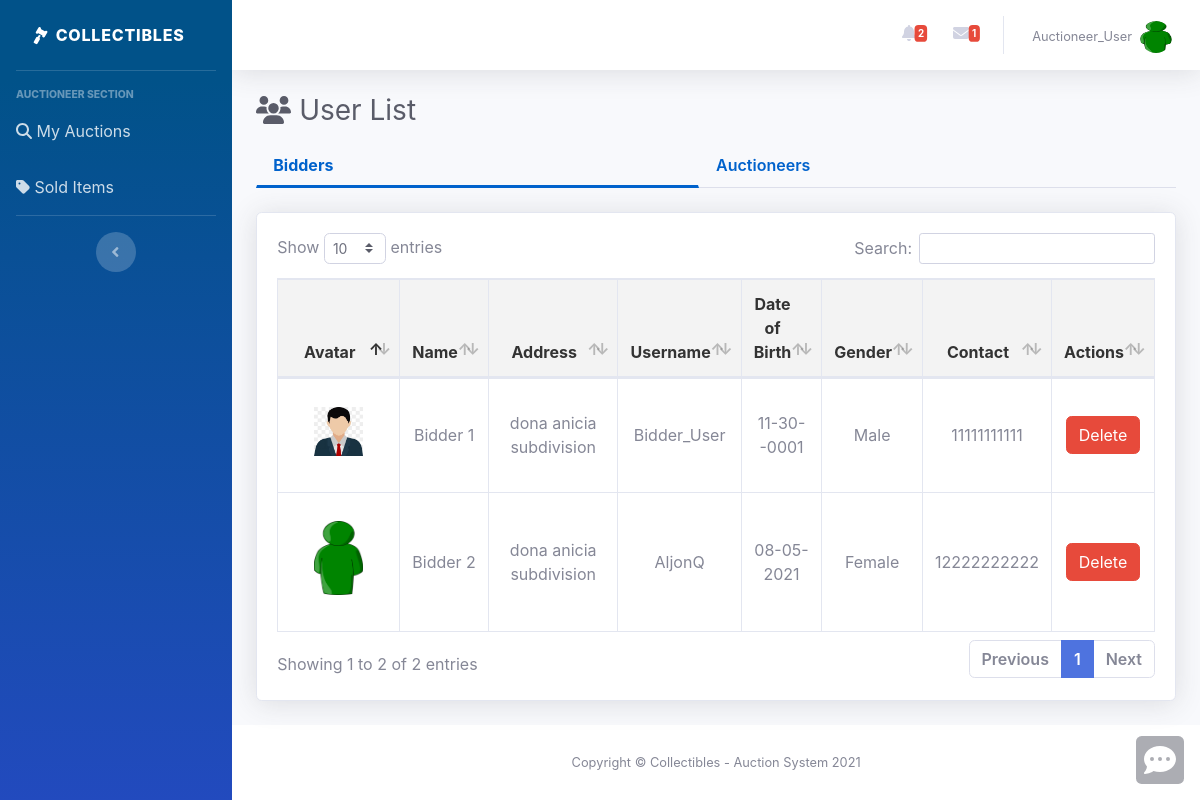
/users.php (signed in), run on the app's committed database.
### tables this page shows
CREATE TABLE `users` (
  `id` int(11) NOT NULL,
  `name` varchar(255) NOT NULL,
  `address` varchar(255) NOT NULL,
  `username` varchar(50) NOT NULL,
  `password` varchar(255) NOT NULL,
  `date_of_birth` datetime DEFAULT NULL,
  `gender` varchar(255) NOT NULL,
  `contact` varchar(255) DEFAULT NULL,
  `role` varchar(255) NOT NULL,
  `avatar` text NOT NULL,
  `subscription` varchar(255) DEFAULT NULL,
  `payment_option` varchar(255) DEFAULT NULL,
  `date_added` datetime DEFAULT current_timestamp()
);

### users.php (the view, shortened to what this page needs)
<?php
    require_once "config.php";
    $sql = "SELECT * FROM users";
    $user_result = mysqli_query($link, $sql);
    $users = $user_result->fetch_all(MYSQLI_ASSOC);
    function filterByUserRole($users, $role)
    {
        return array_filter($users, function ($user) use ($role) {
            if ($user['role'] == $role) {
                return true;
            }
        });
    }
    $bidders = filterByUserRole($users, 1);
?>
<!DOCTYPE html>
<html lang="en">
<?php include 'header.php'; ?>
<body id="page-top">
    <div id="wrapper">
        <?php include 'sidebar.php'; ?>
        <div id="content-wrapper" class="d-flex flex-column">
            <div id="content">
                <?php include 'navbar.php'; ?>
                <div class="container-fluid">
                    <h1 class="h3 mb-2 text-gray-800 mb-3">
                        <span class="fas fa-fw fa-users"></span>
                        User List
                    </h1>
                    <div class="row">
                        <div class="col-12">
                            <section id="tabs" class="project-tab">
                                <nav>
                                    <div class="nav nav-tabs nav-fill mb-4" id="nav-tab" role="tablist">
                                        <a class="nav-item nav-link active" style="text-align:left;" id="nav-home-tab" data-toggle="tab" href="#nav-home" role="tab" aria-controls="nav-home" aria-selected="true">
                                            Bidders
                                        </a>
                                        <a class="nav-item nav-link" style="text-align:left;" id="nav-profile-tab" data-toggle="tab" href="#nav-profile" role="tab" aria-controls="nav-profile" aria-selected="false">
                                            Auctioneers
                                        </a>
                                    </div>
                                </nav>
                                <div class="tab-content" id="nav-tabContent">
                                    <div class="tab-pane fade show active" id="nav-home" role="tabpanel" aria-labelledby="nav-home-tab">
                                        <div class="card shadow mb-4">
                                            <div class="card-body">
                                                <div class="table-responsive">
                                                    <table class="table table-bordered auction-table" id="pending-items" width="100%" cellspacing="0">
                                                        <thead>
                                                            <tr class="text-center">
                                                                <th class="col-2">Avatar</th>
                                                                <th class="col-1">Name</th>
                                                                <th class="col-2">Address</th>
                                                                <th class="col-1">Username</th>
                                                                <th class="col-1">Date of Birth</th>
                                                                <th class="col-1">Gender</th>
                                                                <th class="col-1">Contact</th>
                                                                <th class="col-1">
                                                                    Actions
                                                                </th>
                                                            </tr>
                                                        </thead>
                                                        <tbody>
                                                            <?php if (array_filter($bidders) != []) {
                                                                foreach ($bidders as $bidder) { ?>
                                                                    <tr class="text-center">
                                                                        <td>
                                                                            <img class="img-fluid px-3 px-sm-4 mt-3 mb-4" style="width: 12rem;"
                                                                                src="assets/uploads/<?php echo $bidder['avatar'] ?>" alt="">
                                                                        </td>
                                                                        <td><?php echo $bidder['name']; ?></td>
                                                                        <td><?php echo $bidder['address']; ?></td>
                                                                        <td><?php echo $bidder['username']; ?></td>
                                                                        <td><?php echo date('m-d-Y', strtotime($bidder['date_of_birth'])); ?></td>
                                                                        <td>
                                                                            <div><?php echo $bidder['gender']; ?></div>
                                                                        </td>
                                                                        <td>
                                                                            <div><?php echo $bidder['contact']; ?></div>
                                                                        </td>
                                                                        <td>
                                                                            <button class="btn btn-danger delete" data-id="<?php echo $bidder['id']; ?>" data-table-name="users" title="Delete">
                                                                                Delete
                                                                            </button>
                                                                        </td>
                                                                    </tr>
                                                            <?php }
                                                            } ?>
                                                        </tbody>
                                                    </table>
                                                </div>
                                            </div>
                                        </div>
                                    </div>
                                </div>
                            </section>
                        </div>
                    </div>
                </div>
            </div>
            <?php include 'footer.php'; ?>
        </div>
    </div>
    <?php include 'background.php'; ?>
</body>
</html>

### data on the page
users: avatar (picture), name "Bidder 1", address "dona anicia subdivision", username "Bidder_User", date_of_birth "11-30--0001", gender "Male", contact "11111111111"
users: avatar (picture), name "Bidder 2", address "dona anicia subdivision", username "AljonQ", date_of_birth "08-05-2021", gender "Female", contact "12222222222"

### other printed values
count($filteredNotifications) "2"
count($thread_count->fetch_all()) "1"
$_SESSION["username"] "Auctioneer_User"
